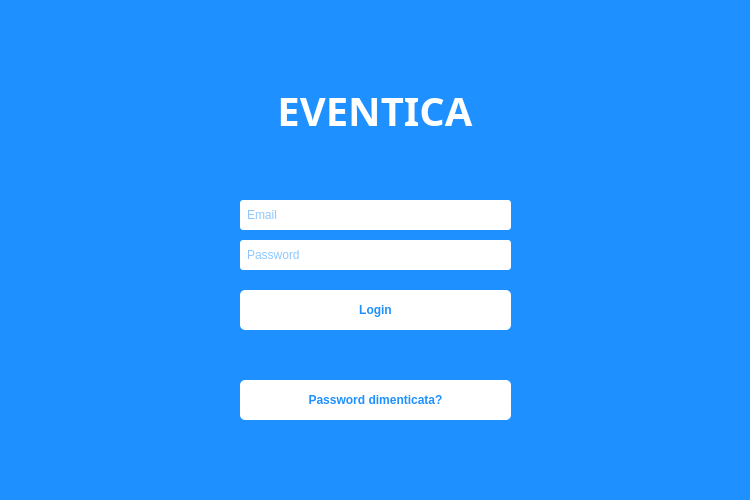
<?xml version="1.0" encoding="UTF-8"?>
<ui version="4.0">
 <class>MainWindow</class>
 <widget class="QMainWindow" name="MainWindow">
  <property name="geometry">
   <rect>
    <x>0</x>
    <y>0</y>
    <width>750</width>
    <height>500</height>
   </rect>
  </property>
  <property name="windowTitle">
   <string>Login - EVENTICA</string>
  </property>
  <property name="styleSheet">
   <string notr="true">background-color: #1E90FF;</string>
  </property>
  <widget class="QWidget" name="centralwidget">
   <widget class="QLineEdit" name="email_input">
    <property name="geometry">
     <rect>
      <x>240</x>
      <y>200</y>
      <width>271</width>
      <height>30</height>
     </rect>
    </property>
    <property name="styleSheet">
     <string notr="true">background-color: white; 
color: #1E90FF;
padding: 5px;
border-radius: 3px;</string>
    </property>
    <property name="placeholderText">
     <string>Email</string>
    </property>
   </widget>
   <widget class="QLineEdit" name="password_input">
    <property name="geometry">
     <rect>
      <x>240</x>
      <y>240</y>
      <width>271</width>
      <height>30</height>
     </rect>
    </property>
    <property name="styleSheet">
     <string notr="true">background-color: white; 
color: #1E90FF;
padding: 5px;
border-radius: 3px;</string>
    </property>
    <property name="echoMode">
     <enum>QLineEdit::Password</enum>
    </property>
    <property name="placeholderText">
     <string>Password</string>
    </property>
   </widget>
   <widget class="QPushButton" name="login_button">
    <property name="geometry">
     <rect>
      <x>240</x>
      <y>290</y>
      <width>271</width>
      <height>40</height>
     </rect>
    </property>
    <property name="styleSheet">
     <string notr="true">QPushButton {
   background-color: white;
   color: #1E90FF;
   font-weight: bold;
   border-radius: 5px;
   padding: 8px;
}
QPushButton:hover {
   background-color: #F0F0F0;
}</string>
    </property>
    <property name="text">
     <string>Login</string>
    </property>
   </widget>
   <widget class="QLabel" name="error_message">
    <property name="geometry">
     <rect>
      <x>240</x>
      <y>340</y>
      <width>271</width>
      <height>30</height>
     </rect>
    </property>
    <property name="styleSheet">
     <string notr="true">color: white; 
font-weight: bold;
qproperty-alignment: AlignCenter;</string>
    </property>
    <property name="text">
     <string/>
    </property>
    <property name="alignment">
     <set>Qt::AlignCenter</set>
    </property>
   </widget>
   <widget class="QPushButton" name="reset_password_button">
    <property name="geometry">
     <rect>
      <x>240</x>
      <y>380</y>
      <width>271</width>
      <height>40</height>
     </rect>
    </property>
    <property name="styleSheet">
     <string notr="true">QPushButton {
   background-color: white;
   color: #1E90FF;
   font-weight: bold;
   border-radius: 5px;
   padding: 8px;
}
QPushButton:hover {
   background-color: #F0F0F0;
}</string>
    </property>
    <property name="text">
     <string>Password dimenticata?</string>
    </property>
   </widget>
   <widget class="QLabel" name="label">
    <property name="geometry">
     <rect>
      <x>0</x>
      <y>70</y>
      <width>750</width>
      <height>81</height>
     </rect>
    </property>
    <property name="font">
     <font>
      <family>Montserrat</family>
      <pointsize>30</pointsize>
      <weight>75</weight>
      <bold>true</bold>
     </font>
    </property>
    <property name="styleSheet">
     <string notr="true">color: white; 
qproperty-alignment: AlignCenter;</string>
    </property>
    <property name="text">
     <string>EVENTICA</string>
    </property>
    <property name="alignment">
     <set>Qt::AlignCenter</set>
    </property>
   </widget>
  </widget>
  <widget class="QMenuBar" name="menubar">
   <property name="geometry">
    <rect>
     <x>0</x>
     <y>0</y>
     <width>750</width>
     <height>42</height>
    </rect>
   </property>
  </widget>
  <widget class="QStatusBar" name="statusbar"/>
 </widget>
 <resources/>
 <connections/>
</ui>
